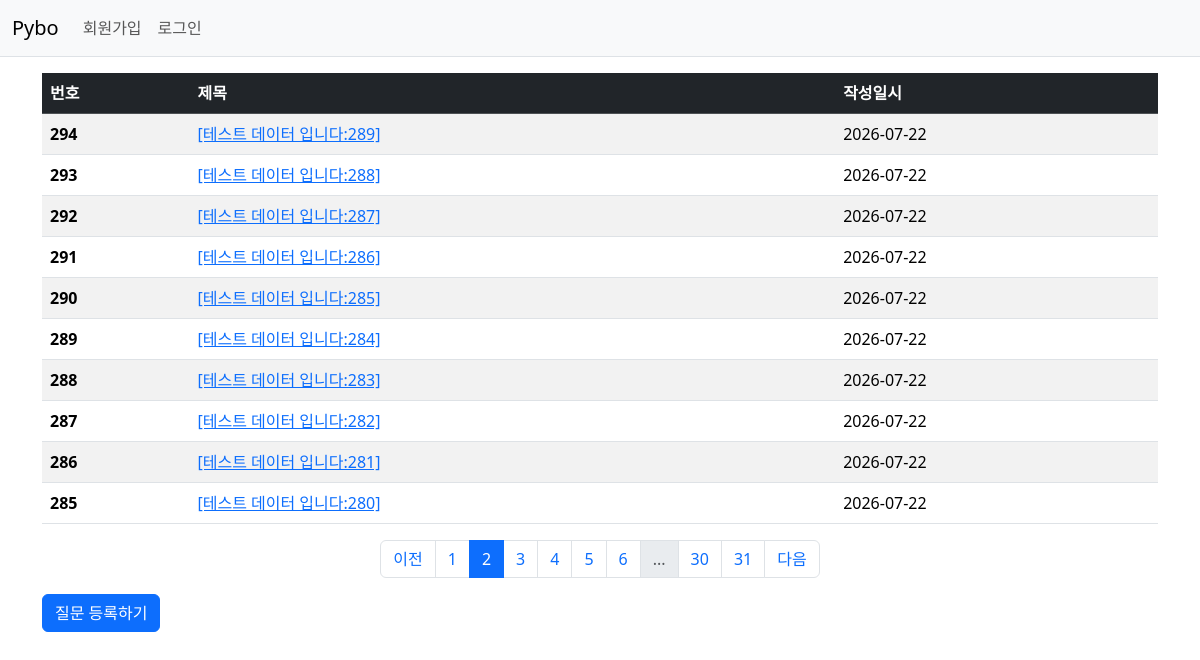
/question/list/?page=2, run on the app's committed database.
### pybo/models.py (models this page shows)
class Question(db.Model):
    id = db.Column(db.Integer, primary_key=True)
    subject = db.Column(db.String(200), nullable=False)
    content = db.Column(db.Text(), nullable=False)
    create_date = db.Column(db.DateTime(), nullable=False)

### pybo/views/question_views.py (the view)
@bp.route('/list/')
def _list():
    page = request.args.get('page', type=int, default=1)
    question_list = Question.query.order_by(Question.create_date.desc()).paginate(page=page,per_page=10)
    return render_template('question/question_list.html', question_list=question_list, datetime=datetime)

### pybo/templates/question/question_list.html (shortened to what this page needs)
{% extends 'base.html' %}
{% block content %}
<div class="container my-3">
    <table class="table table-striped">
        <thead>
            <tr class="table-dark">
                <th scope="col">번호</th>
                <th scope="col">제목</th>
                <th scope="col">작성일시</th>
            </tr>
        </thead>
        <tbody>
            {% if question_list %}
            {% for question in question_list.items %}
            <tr>
                <th scope="row">{{ question_list.total - ((question_list.page -1)*question_list.per_page) - loop.index0 }}</th>
                <td><a href="{{url_for('question.detail', question_id=question.id)}}">{{ question.subject }}</a>
                </td>
                {% if question.create_date.date() == datetime.now().date() %}
                <td>{{ question.create_date|datetime }}</td>
                {% else %}
                <td>{{ question.create_date.date() }}</td>
                {% endif %}
            </tr>
            {% endfor %}
            {% else %}
            <tr>
                <td colspan="3">질문이 없습니다.</td>
            </tr>
            {% endif %}
        </tbody>
    </table>
    <ul class="pagination justify-content-center">
        {% if question_list.has_prev %}
        <li class="page-item">
            <a class="page-link" href="?page={{ question_list.prev_num }}">이전</a>
        </li>
        {% else %}
        <li class="page-item disabled">
            <a class="page-link" tabindex="-1" aria-disabled="true" href="#">이전</a>
        </li>
        {% endif %}
        {% for page_num in question_list.iter_pages() %}
            {% if page_num %}
                {% if page_num != question_list.page %}
        <li class="page-item">
            <a class="page-link" href="?page={{page_num}}">{{ page_num }}</a>
        </li>
                {% else %}
        <li class="page-item active">
            <a class="page-link" href="#" aria-current="page">{{page_num}}</a>
        </li>
                {% endif %}
            {% else %}
        <li class="page-item disabled">
            <a class="page-link" href="#">...</a>
        </li>
            {% endif %}
        {% endfor %}
        {% if question_list.has_next %}
        <li class="page-item">
            <a class="page-link" href="?page={{question_list.next_num}}">다음</a>
        </li>
        {% else %}
        <li class="page-item disabled">
            <a class="page-link" tabindex="-1" aria-disabled="true" href="#">다음</a>
        </li>
        {% endif %}
    </ul>
    <a href="{{ url_for('question.create')}}" class="btn btn-primary">질문 등록하기</a>
</div>
{% endblock %}

### data on the page
Question: id "294", subject "[테스트 데이터 입니다:289]", create_date "2026-07-22"
Question: id "293", subject "[테스트 데이터 입니다:288]", create_date "2026-07-22"
Question: id "292", subject "[테스트 데이터 입니다:287]", create_date "2026-07-22"
Question: id "291", subject "[테스트 데이터 입니다:286]", create_date "2026-07-22"
Question: id "290", subject "[테스트 데이터 입니다:285]", create_date "2026-07-22"
Question: id "289", subject "[테스트 데이터 입니다:284]", create_date "2026-07-22"
Question: id "288", subject "[테스트 데이터 입니다:283]", create_date "2026-07-22"
Question: id "287", subject "[테스트 데이터 입니다:282]", create_date "2026-07-22"
Question: id "286", subject "[테스트 데이터 입니다:281]", create_date "2026-07-22"
Question: id "285", subject "[테스트 데이터 입니다:280]", create_date "2026-07-22"

### other printed values
{{ page_num }} "1" "3" "4" "5" "6" "30" "31"
{{ page_num }} "2"
